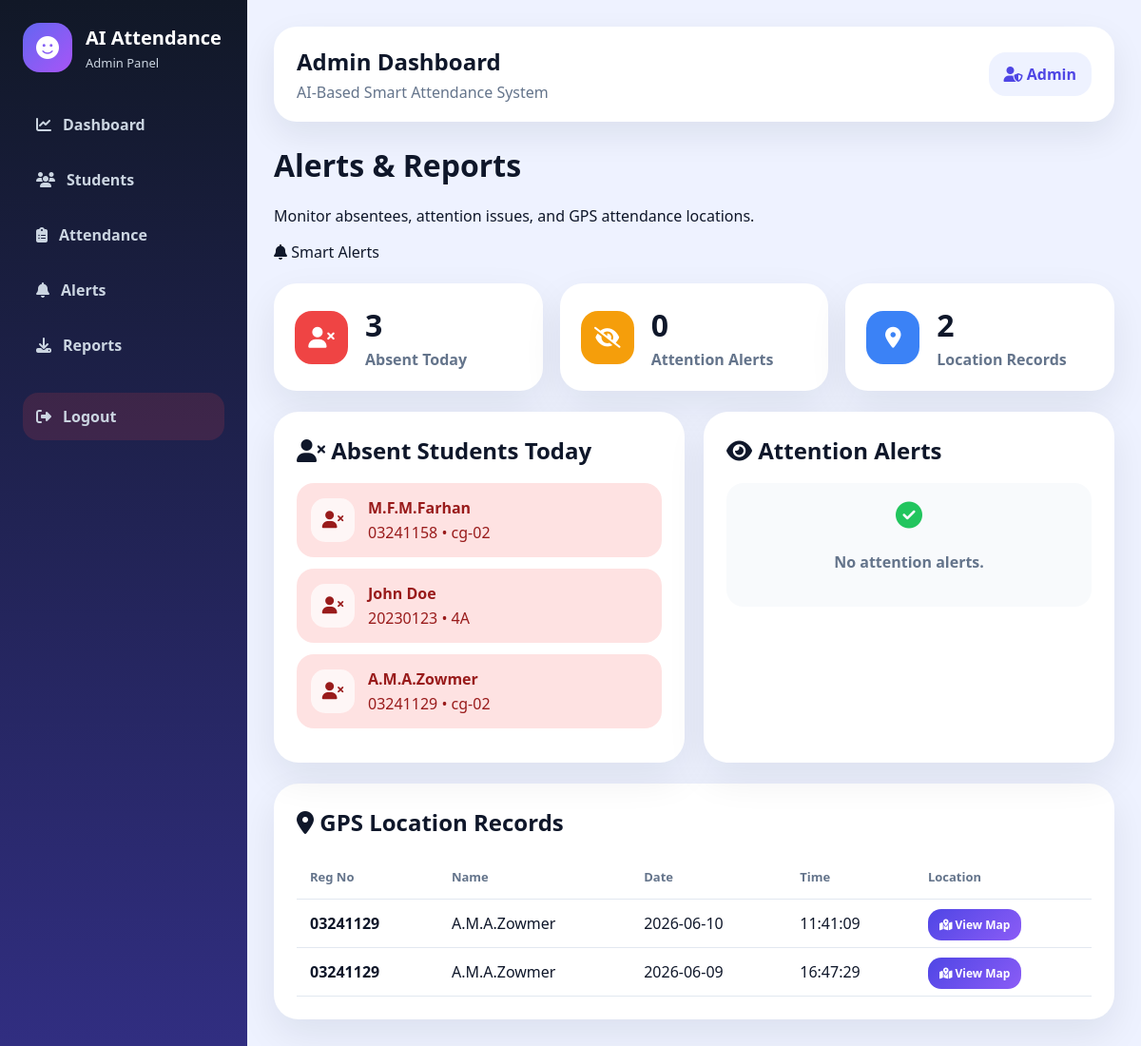
The page /admin/alerts (signed in) on the database its author committed.
### tables this page shows
CREATE TABLE students (
            id INTEGER PRIMARY KEY AUTOINCREMENT,
            reg_no TEXT UNIQUE NOT NULL,
            name TEXT NOT NULL,
            course TEXT,
            class_name TEXT,
            phone TEXT
        );

CREATE TABLE attendance (
            id INTEGER PRIMARY KEY AUTOINCREMENT,
            reg_no TEXT NOT NULL,
            name TEXT NOT NULL,
            date TEXT NOT NULL,
            time TEXT NOT NULL,
            status TEXT NOT NULL,
            liveness TEXT,
            attention TEXT,
            confidence REAL,
            image_path TEXT
        , latitude TEXT, longitude TEXT);

### app.py (the view)
@app.route("/admin/alerts")
@login_required("admin")
def admin_alerts():
    today = now_sl().strftime("%Y-%m-%d")
    conn = get_db()
    absent = conn.execute("""
        SELECT * FROM students
        WHERE reg_no NOT IN (
            SELECT DISTINCT reg_no FROM attendance
            WHERE date=? AND status='Present'
        )
    """, (today,)).fetchall()
    attention = conn.execute("""
        SELECT * FROM attendance
        WHERE attention!='Good'
        ORDER BY id DESC
        LIMIT 20
    """).fetchall()
    location_alerts = conn.execute("""
        SELECT * FROM attendance
        WHERE latitude IS NOT NULL
        AND longitude IS NOT NULL
        AND latitude!=''
        AND longitude!=''
        ORDER BY id DESC
        LIMIT 20
    """).fetchall()
    conn.close()
    return render_template(
        "admin/alerts.html",
        absent=absent,
        attention=attention,
        location_alerts=location_alerts
    )

### app.py (called while the page is built)
def get_db():
    conn = sqlite3.connect(DB_PATH)
    conn.row_factory = sqlite3.Row
    return conn

def now_sl():
    return datetime.datetime.utcnow() + datetime.timedelta(hours=5, minutes=30)

def login_required(role=None):
    def decorator(fn):
        @wraps(fn)
        def wrapper(*args, **kwargs):
            if "user_id" not in session:
                return redirect(url_for("login"))
            if role and session.get("role") != role:
                return redirect(url_for("login"))
            return fn(*args, **kwargs)
        return wrapper
    return decorator

### templates/admin/alerts.html
{% extends 'admin/base.html' %}
{% block content %}
<div class="page-head">
    <div>
        <h1>Alerts & Reports</h1>
        <p>Monitor absentees, attention issues, and GPS attendance locations.</p>
    </div>
    <div class="page-badge">
        <i class="fa-solid fa-bell"></i>
        Smart Alerts
    </div>
</div>
<div class="alert-summary-grid">
    <div class="alert-summary red-summary">
        <i class="fa-solid fa-user-xmark"></i>
        <div>
            <h2>{{ absent|length }}</h2>
            <p>Absent Today</p>
        </div>
    </div>
    <div class="alert-summary yellow-summary">
        <i class="fa-solid fa-eye-slash"></i>
        <div>
            <h2>{{ attention|length }}</h2>
            <p>Attention Alerts</p>
        </div>
    </div>
    <div class="alert-summary blue-summary">
        <i class="fa-solid fa-location-dot"></i>
        <div>
            <h2>{{ location_alerts|length if location_alerts else 0 }}</h2>
            <p>Location Records</p>
        </div>
    </div>
</div>
<div class="grid2">
    <section class="panel">
        <h2>
            <i class="fa-solid fa-user-xmark"></i>
            Absent Students Today
        </h2>
        {% for s in absent %}
        <div class="modern-alert red-alert">
            <div class="alert-icon">
                <i class="fa-solid fa-user-xmark"></i>
            </div>
            <div>
                <b>{{ s.name }}</b>
                <p>{{ s.reg_no }} • {{ s.class_name }}</p>
            </div>
        </div>
        {% else %}
        <div class="empty-alert">
            <i class="fa-solid fa-circle-check"></i>
            <p>No absent students today.</p>
        </div>
        {% endfor %}
    </section>
    <section class="panel">
        <h2>
            <i class="fa-solid fa-eye"></i>
            Attention Alerts
        </h2>
        {% for a in attention %}
        <div class="modern-alert yellow-alert">
            <div class="alert-icon">
                <i class="fa-solid fa-eye-slash"></i>
            </div>
            <div>
                <b>{{ a.name }}</b>
                <p>{{ a.date }} {{ a.time }} • {{ a.attention }}</p>
            </div>
        </div>
        {% else %}
        <div class="empty-alert">
            <i class="fa-solid fa-circle-check"></i>
            <p>No attention alerts.</p>
        </div>
        {% endfor %}
    </section>
</div>
<section class="panel">
    <h2>
        <i class="fa-solid fa-location-dot"></i>
        GPS Location Records
    </h2>
    {% if location_alerts %}
    <table>
        <thead>
            <tr>
                <th>Reg No</th>
                <th>Name</th>
                <th>Date</th>
                <th>Time</th>
                <th>Location</th>
            </tr>
        </thead>
        <tbody>
            {% for l in location_alerts %}
            <tr>
                <td><b>{{ l.reg_no }}</b></td>
                <td>{{ l.name }}</td>
                <td>{{ l.date }}</td>
                <td>{{ l.time }}</td>
                <td>
                    {% if l.latitude and l.longitude %}
                    <a
                        class="btn small"
                        href="https://www.google.com/maps?q={{ l.latitude }},{{ l.longitude }}"
                        target="_blank">
                        <i class="fa-solid fa-map-location-dot"></i>
                        View Map
                    </a>
                    {% else %}
                    <span class="no-location">No Location</span>
                    {% endif %}
                </td>
            </tr>
            {% endfor %}
        </tbody>
    </table>
    {% else %}
    <div class="empty-alert">
        <i class="fa-solid fa-location-crosshairs"></i>
        <p>No GPS location records available yet.</p>
    </div>
    {% endif %}
</section>
{% endblock %}

### templates/admin/base.html (shortened to what this page needs)
<!doctype html>
<html>
<head>
    <link rel="stylesheet" href="{{ url_for('static', filename='css/admin.css') }}">
    <link rel="stylesheet" href="https://cdnjs.cloudflare.com/ajax/libs/font-awesome/6.5.1/css/all.min.css">
</head>
<body>
<aside class="sidebar">
    <div class="brand-box">
        <div class="brand-icon">
            <i class="fa-solid fa-face-smile"></i>
        </div>
        <div>
            <h2>AI Attendance</h2>
            <p>Admin Panel</p>
        </div>
    </div>
    <nav class="side-nav">
        <a href="/admin/dashboard">
            <i class="fa-solid fa-chart-line"></i>
            Dashboard
        </a>
        <a href="/admin/students">
            <i class="fa-solid fa-users"></i>
            Students
        </a>
        <a href="/admin/records">
            <i class="fa-solid fa-clipboard-list"></i>
            Attendance
        </a>
        <a href="/admin/alerts">
            <i class="fa-solid fa-bell"></i>
            Alerts
        </a>
        <a href="/download_csv">
            <i class="fa-solid fa-download"></i>
            Reports
        </a>
        <a href="/logout" class="logout-link">
            <i class="fa-solid fa-right-from-bracket"></i>
            Logout
        </a>
    </nav>
</aside>
<main class="content">
    <header class="topbar">
        <div>
            <h3>Admin Dashboard</h3>
            <p>AI-Based Smart Attendance System</p>
        </div>
        <div class="admin-profile">
            <i class="fa-solid fa-user-shield"></i>
            <span>Admin</span>
        </div>
    </header>
    {% block content %}{% endblock %}
</main>
</body>
</html>

### static/css/admin.css (style rules this page uses)
* { box-sizing: border-box; }
body { margin: 0; background: #eef2ff; font-family: "Segoe UI", Arial, sans-serif; color: #0f172a; }
.sidebar { position: fixed; left: 0; top: 0; bottom: 0; width: 260px; background: linear-gradient(180deg, #111827, #312e81); color: white; padding: 24px; }
.brand-box { display: flex; gap: 14px; align-items: center; margin-bottom: 30px; }
.brand-icon { width: 52px; height: 52px; border-radius: 18px; background: linear-gradient(135deg, #6366f1, #a855f7); display: grid; place-items: center; font-size: 24px; }
.brand-box h2 { margin: 0; font-size: 20px; }
.brand-box p { margin: 4px 0 0; color: #cbd5e1; font-size: 13px; }
.side-nav a { display: flex; align-items: center; gap: 12px; color: #cbd5e1; text-decoration: none; padding: 14px; border-radius: 16px; margin-bottom: 8px; font-weight: 700; }
.logout-link { margin-top: 25px; background: rgba(239,68,68,0.15); }
.content { margin-left: 260px; padding: 28px; }
.topbar { background: white; padding: 20px 24px; border-radius: 24px; display: flex; justify-content: space-between; align-items: center; box-shadow: 0 14px 35px rgba(15,23,42,0.08); margin-bottom: 24px; }
.topbar h3 { margin: 0; font-size: 24px; }
.topbar p { margin: 5px 0 0; color: #64748b; }
.admin-profile { background: #eef2ff; color: #4f46e5; padding: 12px 16px; border-radius: 18px; font-weight: 800; }
.panel { background: white; border-radius: 26px; padding: 24px; margin-top: 22px; box-shadow: 0 16px 40px rgba(15,23,42,0.08); overflow: auto; }
.panel h2 { margin: 0 0 18px; }
table { width: 100%; border-collapse: collapse; }
th, td { padding: 14px; border-bottom: 1px solid #e2e8f0; text-align: left; }
th { color: #64748b; font-size: 13px; }
.btn, button, .quick-btn { background: linear-gradient(135deg, #4f46e5, #8b5cf6); color: white; border: none; padding: 12px 18px; border-radius: 14px; text-decoration: none; font-weight: 800; cursor: pointer; }
.btn.small { padding: 8px 12px; font-size: 12px; }
.grid2 { display: grid; grid-template-columns: 1fr 1fr; gap: 20px; }
.alert-summary-grid { display: grid; grid-template-columns: repeat(3, 1fr); gap: 18px; margin-top: 22px; }
.alert-summary { background: white; padding: 22px; border-radius: 24px; display: flex; align-items: center; gap: 18px; box-shadow: 0 16px 40px rgba(15,23,42,0.08); }
.alert-summary i { width: 56px; height: 56px; border-radius: 18px; display: grid; place-items: center; color: white; font-size: 22px; }
.alert-summary h2 { margin: 0; font-size: 32px; }
.alert-summary p { margin: 4px 0 0; color: #64748b; font-weight: 700; }
.red-summary i { background: #ef4444; }
.yellow-summary i { background: #f59e0b; }
.blue-summary i { background: #3b82f6; }
.modern-alert { display: flex; gap: 14px; align-items: center; padding: 15px; border-radius: 18px; margin-bottom: 12px; }
.modern-alert p { margin: 4px 0 0; }
.red-alert { background: #fee2e2; color: #991b1b; }
.alert-icon { width: 46px; height: 46px; border-radius: 15px; background: rgba(255,255,255,0.7); display: grid; place-items: center; font-size: 18px; }
.empty-alert { background: #f8fafc; border-radius: 18px; padding: 20px; text-align: center; color: #64748b; font-weight: 700; }
.empty-alert i { font-size: 28px; color: #22c55e; margin-bottom: 8px; }

### rows shown on the page
students: name "M.F.M.Farhan", reg_no "03241158", class_name "cg-02"
students: name "John Doe", reg_no "20230123", class_name "4A"
students: name "A.M.A.Zowmer", reg_no "03241129", class_name "cg-02"
attendance: reg_no "03241129", name "A.M.A.Zowmer", date "2026-06-10", time "11:41:09"
attendance: reg_no "03241129", name "A.M.A.Zowmer", date "2026-06-09", time "16:47:29"

### other values the page prints
{{ absent|length }} "3"
{{ attention|length }} "0"
{{ location_alerts|length if location_alerts else 0 }} "2"
